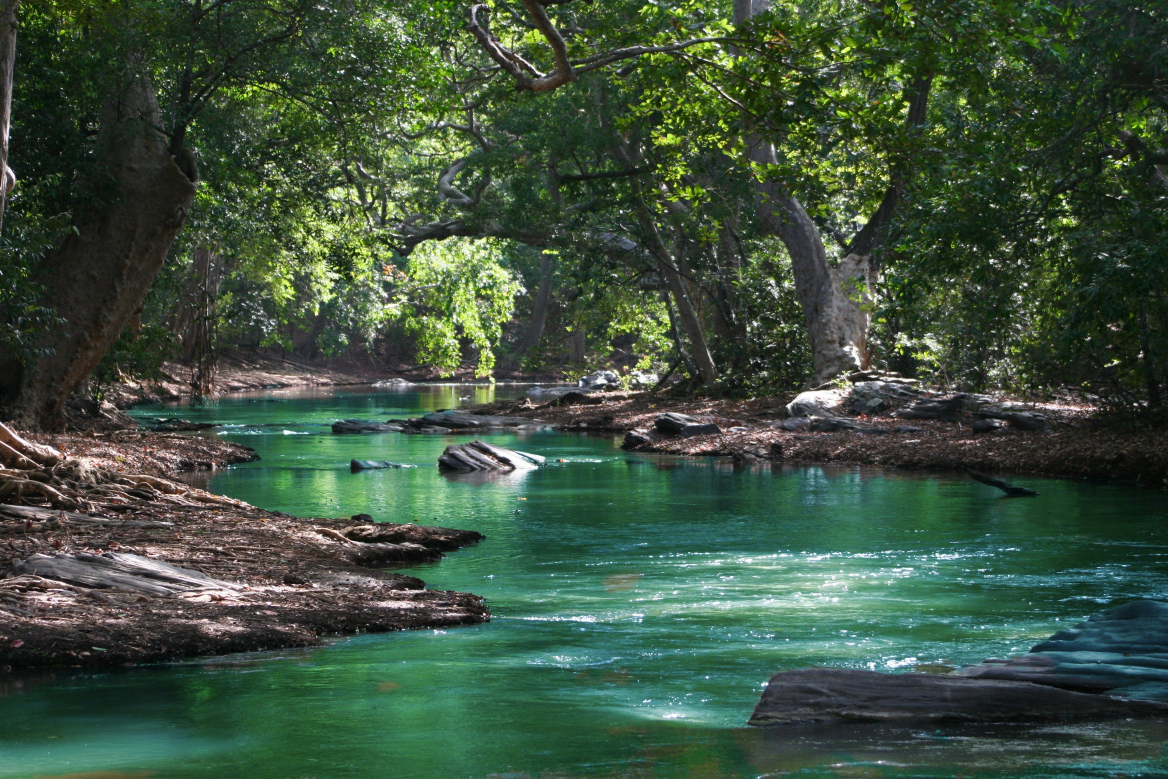
#> input picture images/Test1.jpg, 3504 x 2336 px, found by its file name (shown at 1/3 size)
$ python Test1_20231213162948.py
#> lines starting #> are read from the running program, lines starting #| are printed output that depends on the picture
#> further down, original_image is the input picture: shape (2336, 3504, 3); mean B, G, R 62.5, 81.3, 60.9
import cv2
import numpy as np

def transform_image(image):
    # Get image dimensions
    height, width, channels = image.shape
#> height = 2336; width = 3504; channels = 3

    # Split the image into four parts
    top_left = image[:height//2, :width//2].copy()
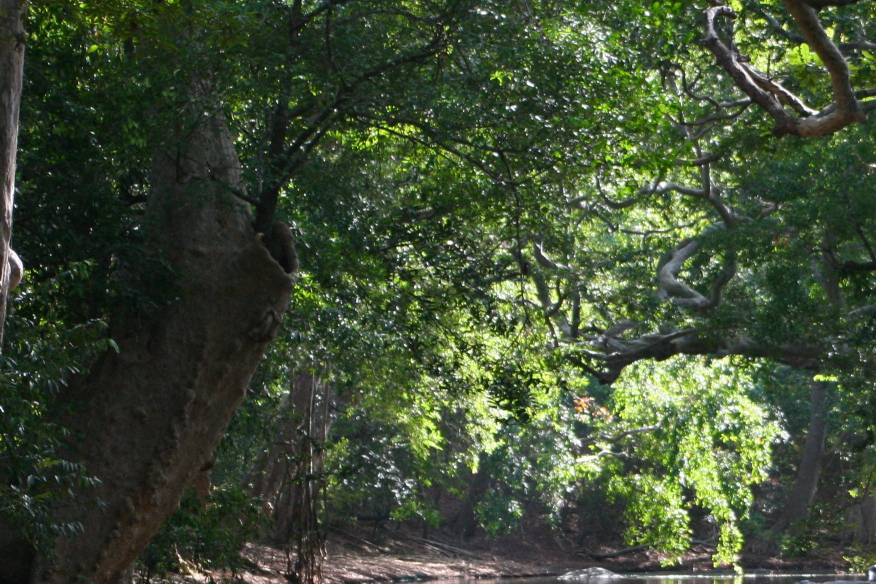
#> top_left: shape (1168, 1752, 3) (shown at 1/2 size); mean B, G, R 52.4, 76.1, 63.3
    top_right = image[:height//2, width//2:].copy()
    bottom_left = image[height//2:, :width//2].copy()
    bottom_right = image[height//2:, width//2:].copy()

    # Top-right: No red and green components
    top_right[:, :, 0] = 0  # Set red channel to zero
    top_right[:, :, 1] = 0  # Set green channel to zero
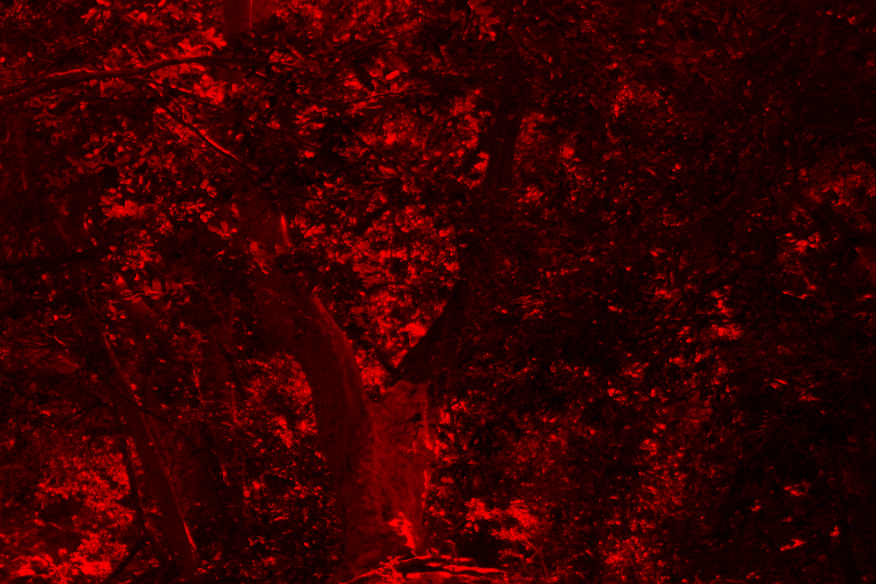
#> top_right: shape (1168, 1752, 3) (shown at 1/2 size); mean B, G, R 0, 0, 54.8

    # Bottom-left: No red and blue components
    bottom_left[:, :, 0] = 0  # Set red channel to zero
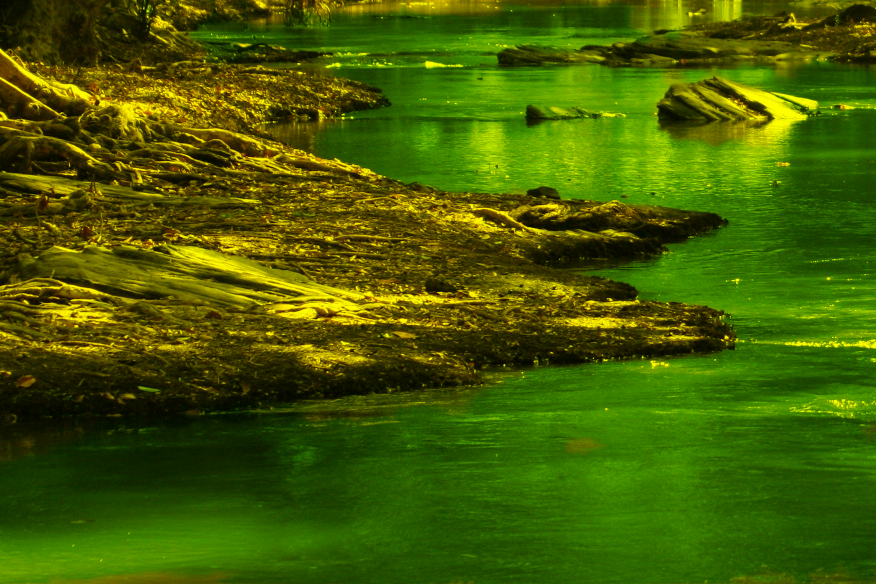
#> bottom_left: shape (1168, 1752, 3) (shown at 1/2 size); mean B, G, R 0, 93, 68.5
    bottom_left[:, :, 2] = 0  # Set blue channel to zero
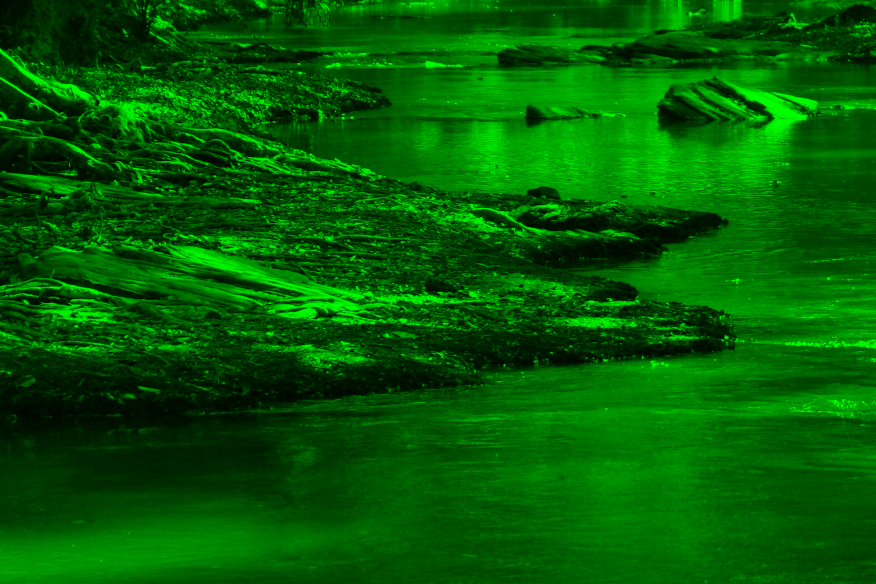
#> bottom_left: shape (1168, 1752, 3) (shown at 1/2 size); mean B, G, R 0, 93, 0

    # Bottom-right: No green and blue components
    bottom_right[:, :, 1] = 0  # Set green channel to zero
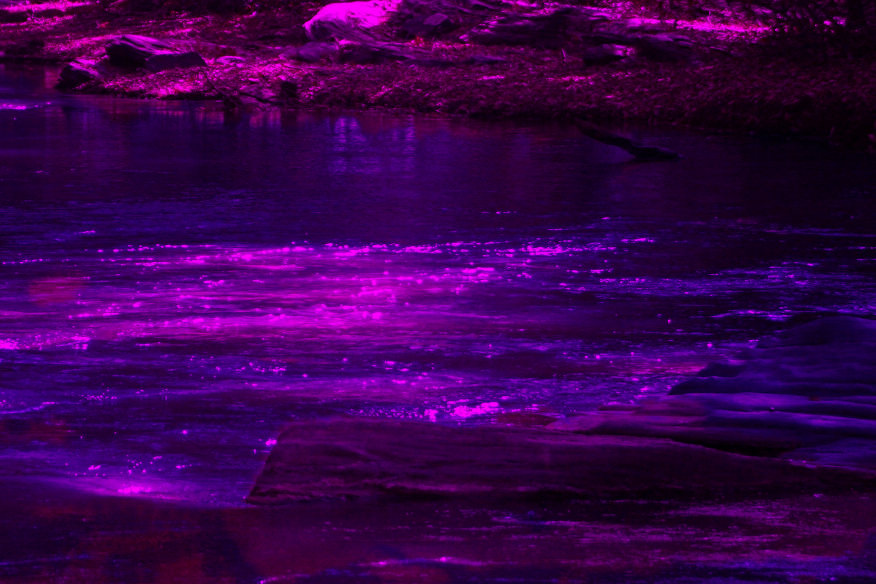
#> bottom_right: shape (1168, 1752, 3) (shown at 1/2 size); mean B, G, R 77.1, 0, 56.9
    bottom_right[:, :, 2] = 0  # Set blue channel to zero
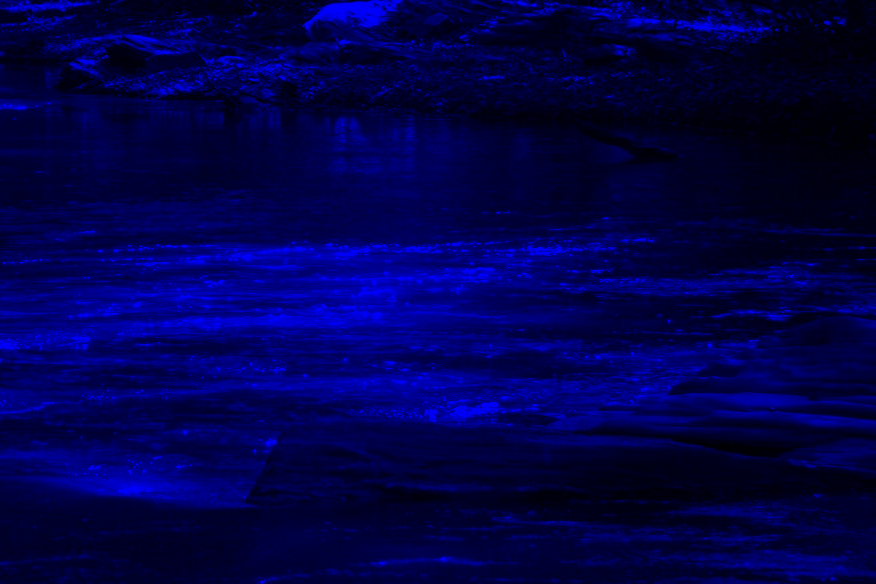
#> bottom_right: shape (1168, 1752, 3) (shown at 1/2 size); mean B, G, R 77.1, 0, 0

    # Concatenate the modified parts to form the transformed image
    transformed_image = np.concatenate([top_left, top_right, bottom_left, bottom_right], axis=1)
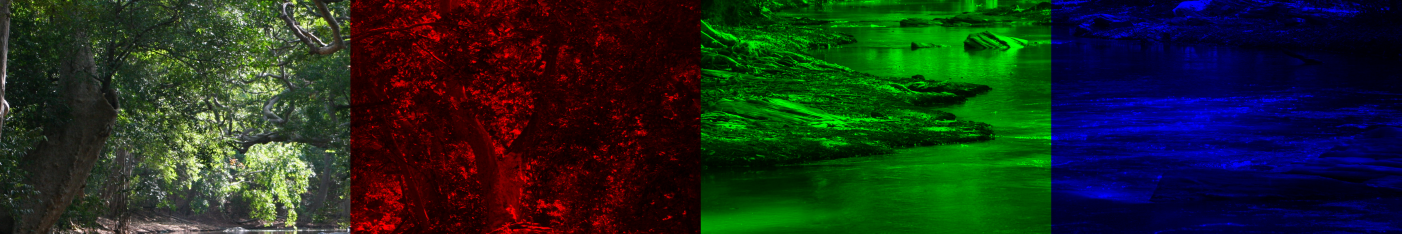
#> transformed_image: shape (1168, 7008, 3) (shown at 1/5 size); mean B, G, R 32.4, 42.3, 29.5

    return transformed_image

# Example usage
# Load the original image using OpenCV
original_image = cv2.imread('./images/Test1.jpg')

# Convert to the desired format
transformed_image = transform_image(original_image)

# Display the original and transformed images
cv2.imshow('Original Image', original_image)
cv2.imshow('Transformed Image', transformed_image)
cv2.waitKey(0)
cv2.destroyAllWindows()
